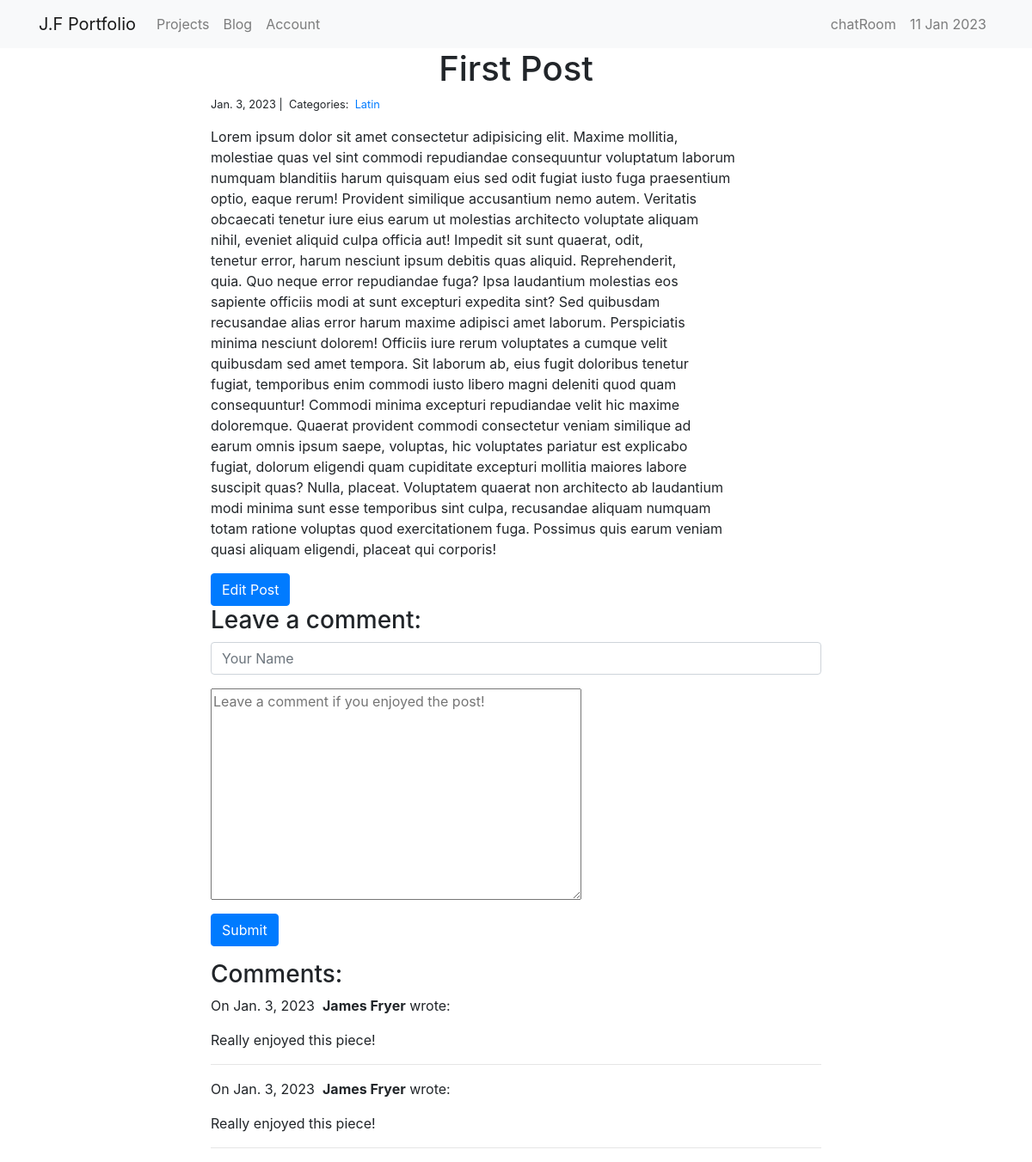
The app's page /blog/2/ with its own data.
### blog/models.py (models this page shows)
class Post(models.Model):
    title = models.CharField(max_length=255)
    body = models.TextField()
    created_on = models.DateTimeField(auto_now_add=True)
    last_modified = models.DateTimeField(auto_now=True)
    categories = models.ManyToManyField('Category', related_name='posts')

class Category(models.Model):
    name = models.CharField(max_length=20)

class Comment(models.Model):
    author = models.CharField(max_length=60)
    body = models.TextField()
    created_on = models.DateTimeField(auto_now_add=True)
    post = models.ForeignKey('Post', on_delete=models.CASCADE)

### blog/views.py (the view, shortened to what this page needs)
# urls.py: path("<int:pk>/", views.blog_detail, name="blog_detail"),
def blog_detail(request, pk):
    post = Post.objects.get(pk=pk)
    comments = Comment.objects.filter(post=post)
    form = CommentForm()
    context = {
        'post':post,
        'comments': comments,
        'form': form
    }
    return render(request, 'blog_detail.html', context)

### blog/forms.py
class CommentForm(forms.Form):
    author = forms.CharField(
        max_length=60,
        widget = forms.TextInput(attrs={
            'class': 'form-control',
            'placeholder': 'Your Name'
        })
    )
    body = forms.CharField(widget=forms.Textarea(
        attrs={
            'class':'form-conrol',
            'placeholder':'Leave a comment if you enjoyed the post!'
        }
    ))

### blog/templates/blog_detail.html (shortened to what this page needs)
{% extends "base.html" %}
{% block page_content %}
<div class="col-md-8 offset-md-2">
    <h1>{{ post.title }}</h1>
    <small>
        {{ post.created_on.date }} |&nbsp;
        Categories:&nbsp;
        {% for category in post.categories.all %}
        <a href="{% url 'blog_category' category.name %}">
            {{ category.name }}
        </a>&nbsp;
        {% endfor %}
    </small>
    <p>{{ post.body | linebreaks }}</p>
    <a href="http://localhost:8000/admin/blog/post/"
    class="btn btn-primary">
    Edit Post
    </a>
    <h3>Leave a comment:</h3>
    <form action="/blog/{{ post.pk }}/" method="post">
        <div class="form-group">
            {{ form.author }}
        </div>
        <div class="form-group">
            {{ form.body }}
        </div>
        <button type="submit" class="btn btn-primary">Submit</button>
    </form>
    <h3>Comments:</h3>
    {% for comment in comments %}
    <p>
        On {{comment.created_on.date }}&nbsp;
        <b>{{ comment.author }}</b> wrote:
    </p>
    <p>{{ comment.body }}</p>
    <hr>
    {% endfor %}
</div>
{% endblock %}

### mysite/templates/base.html (style rules this page uses)
h1, h2 { text-align: center; }
label, input { display: block; }

### records on screen
Post: title "First Post", created_on "Jan. 3, 2023", body "Lorem ipsum dolor sit amet consectetur adipisicing elit. Maxime mollitia, molestiae quas vel sint commodi repudiandae consequuntur voluptatum laborum numquam blanditiis harum quisquam eius sed odit fugiat iusto fuga praesentium optio, eaque rerum! Provident similique accusantium nemo autem. Veritatis obcaecati tenetur iure eius earum ut molestias architecto voluptate aliquam nihil, eveniet aliquid culpa officia aut! Impedit sit sunt quaerat, odit, tenetur error, harum nesciunt ipsum debitis quas aliquid. Reprehenderit, quia. Quo neque error repudiandae fuga? Ipsa laudantium molestias eos sapiente officiis modi at sunt excepturi expedita sint? Sed quibusdam recusandae alias error harum…"
Category: name "Latin"
Comment: created_on "Jan. 3, 2023", author "James Fryer", body "Really enjoyed this piece!"
Comment: created_on "Jan. 3, 2023", author "James Fryer", body "Really enjoyed this piece!"
